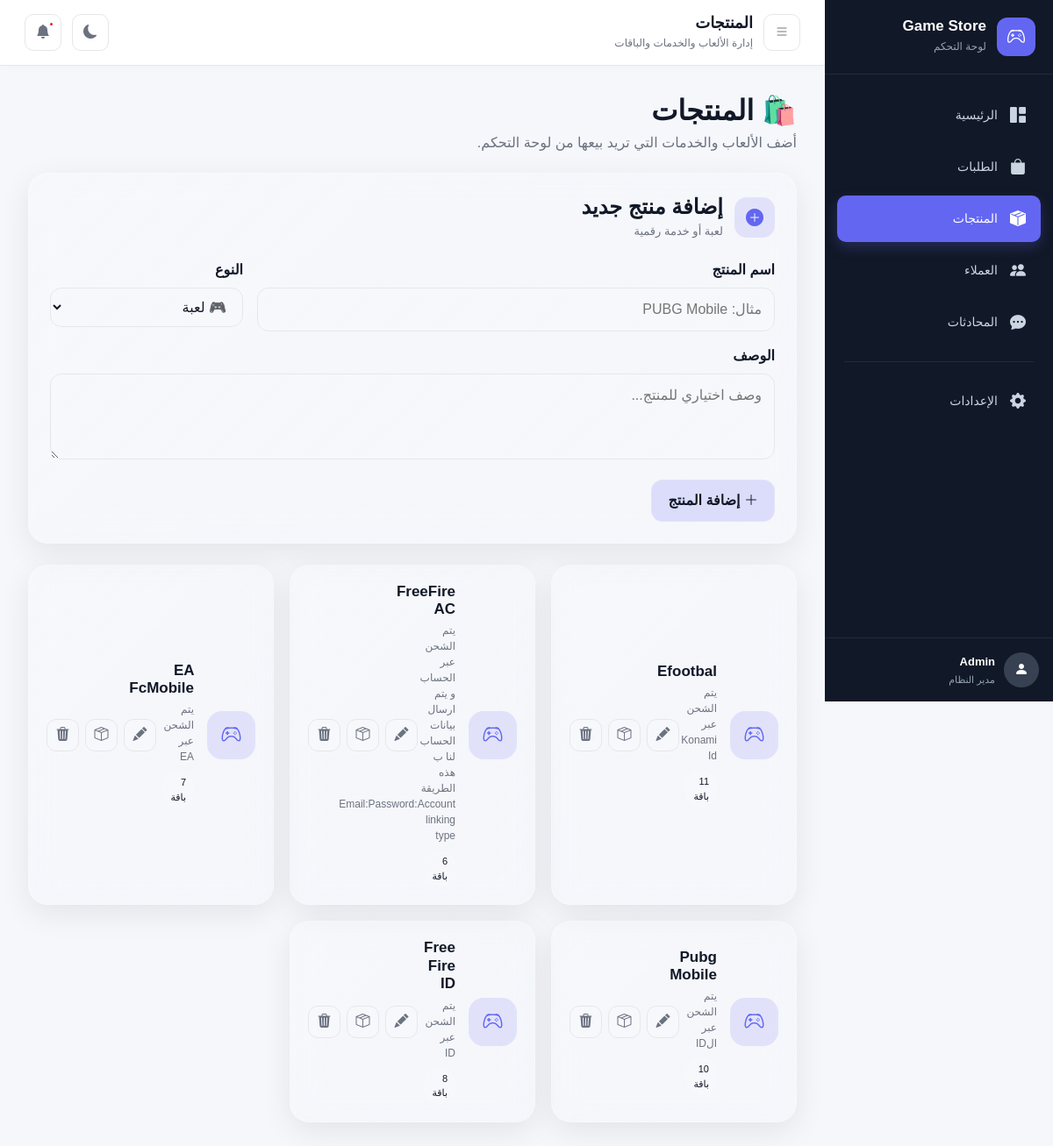
Page /products on the committed database.
### tables this page shows
CREATE TABLE products (
            id INTEGER PRIMARY KEY AUTOINCREMENT,
            name TEXT NOT NULL,
            product_type TEXT NOT NULL DEFAULT 'game',
            description TEXT DEFAULT '',
            image TEXT DEFAULT '',
            active INTEGER NOT NULL DEFAULT 1,
            created_at TIMESTAMP DEFAULT CURRENT_TIMESTAMP
        );

### dashboard.py (the view)
@app.route("/products")
def products():
    conn = get_db()
    products = conn.execute("""
        SELECT p.*, COUNT(pa.id) AS package_count
        FROM products p
        LEFT JOIN packages pa ON pa.product_id = p.id
        GROUP BY p.id
        ORDER BY p.id DESC
    """).fetchall()
    conn.close()
    return render_template("products.html", products=products)

### dashboard.py (called while the page is built)
def get_db():
    conn = sqlite3.connect(DB_NAME)
    conn.row_factory = sqlite3.Row
    return conn

### templates/products.html (shortened to what this page needs)
{% extends "base.html" %}
{% block page_heading %}
المنتجات
{% endblock %}
{% block page_description %}
إدارة الألعاب والخدمات والباقات
{% endblock %}
{% block extra_css %}
<link
    rel="stylesheet"
    href="{{ url_for('static', filename='css/products.css') }}"
>
{% endblock %}
{% block content %}
<div class="products-page">
    <div class="products-header">
        <div>
            <h2>🛍️ المنتجات</h2>
            <p>
                أضف الألعاب والخدمات التي تريد بيعها من لوحة التحكم.
            </p>
        </div>
    </div>
    <div class="product-form-card">
        <div class="card-title">
            <i class="bi bi-plus-circle-fill"></i>
            <div>
                <h4>إضافة منتج جديد</h4>
                <p>
                    لعبة أو خدمة رقمية
                </p>
            </div>
        </div>
        <form
            method="POST"
            action="{{ url_for('add_product') }}"
        >
            <div class="form-grid">
                <div class="form-group">
                    <label>
                        اسم المنتج
                    </label>
                    <input
                        type="text"
                        name="name"
                        placeholder="مثال: PUBG Mobile"
                        required
                    >
                </div>
                <div class="form-group">
                    <label>
                        النوع
                    </label>
                    <select name="product_type">
                        <option value="game">
                            🎮 لعبة
                        </option>
                    </select>
                </div>
            </div>
            <div class="form-group">
                <label>
                    الوصف
                </label>
                <textarea
                    name="description"
                    rows="3"
                    placeholder="وصف اختياري للمنتج..."
                ></textarea>
            </div>
            <button
                type="submit"
                class="glass-button"
            >
                <i class="bi bi-plus-lg"></i>
                إضافة المنتج
            </button>
        </form>
    </div>
    <div class="products-grid">
        {% if products %}
            {% for product in products %}
            <div class="product-card">
                <div class="product-icon">
                    {% if product["product_type"] == "game" %}
                        <i class="bi bi-controller"></i>
                    {% elif product["product_type"] == "service" %}
                        <i class="bi bi-lightning-charge-fill"></i>
                    {% else %}
                        <i class="bi bi-credit-card-fill"></i>
                    {% endif %}
                </div>
                <div class="product-info">
                    <h3>
                        {{ product["name"] }}
                    </h3>
                    <p>
                        {{ product["description"] or "بدون وصف" }}
                    </p>
                    <span class="package-count">
                        {{ product["package_count"] }}
                        باقة
                    </span>
                </div>
                <div class="product-actions">
    <a
        href="{{ url_for('edit_product', product_id=product['id']) }}"
        class="product-action edit-action"
        title="تعديل المنتج"
    >
        <i class="bi bi-pencil-fill"></i>
    </a>
    <a
    href="{{ url_for('packages', product_id=product['id']) }}"
    class="product-action"
    title="إدارة الباقات"
>
    <i class="bi bi-box-seam"></i>
</a>
    <form
        method="POST"
        action="{{ url_for('delete_product', product_id=product['id']) }}"
        onsubmit="return confirm('هل تريد حذف هذا المنتج؟');"
    >
        <button
            type="submit"
            class="product-action delete-action"
            title="حذف"
        >
            <i class="bi bi-trash3-fill"></i>
        </button>
    </form>
</div>
            </div>
            {% endfor %}
        {% endif %}
    </div>
</div>
{% endblock %}

### static/css/style.css (style rules this page uses)
:root { --primary: #6366f1; --primary-hover: #4f46e5; --bg: #f5f7fb; --surface: #ffffff; --surface-secondary: #f8fafc; --text: #111827; --text-secondary: #6b7280; --border: #e5e7eb; --sidebar-bg: #111827; --sidebar-text: #cbd5e1; --sidebar-active: #6366f1; --success: #16a34a; --warning: #d97706; --danger: #dc2626; --info: #2563eb; --shadow: 0 4px 20px rgba(0, 0, 0, 0.06); --sidebar-width: 260px; --transition: 0.25s ease; }
* { box-sizing: border-box; }
html { scroll-behavior: smooth; }
body { margin: 0; padding: 0; font-family: "Tajawal", "Cairo", Arial, sans-serif; background: var(--bg); color: var(--text); transition: background var(--transition), color var(--transition); }

### static/css/products.css (style rules this page uses)
.products-page { padding: 4px; }
.products-header { margin-bottom: 22px; }
.products-header h2 { margin: 0 0 6px; font-weight: 800; }
.products-header p { margin: 0; color: var(--text-secondary); }
.product-form-card, .product-card, .products-empty { background: linear-gradient( 135deg, rgba(255, 255, 255, 0.14), rgba(255, 255, 255, 0.05) ); border: 1px solid rgba(255, 255, 255, 0.16); backdrop-filter: blur(18px); -webkit-backdrop-filter: blur(18px); box-shadow: 0 10px 35px rgba(0, 0, 0, 0.08), inset 0 1px 0 rgba(255, 255, 255, 0.12); border-radius: 22px; }
.product-form-card { padding: 24px; margin-bottom: 24px; }
.card-title { display: flex; align-items: center; gap: 13px; margin-bottom: 22px; }
.card-title > i { width: 46px; height: 46px; display: flex; align-items: center; justify-content: center; border-radius: 14px; background: rgba(99, 102, 241, 0.14); color: var(--primary); font-size: 20px; }
.card-title h4 { margin: 0; font-weight: 800; }
.card-title p { margin: 3px 0 0; color: var(--text-secondary); font-size: 13px; }
.form-grid { display: grid; grid-template-columns: 1fr 220px; gap: 16px; }
.form-group { margin-bottom: 16px; }
.form-group label { display: block; margin-bottom: 8px; font-weight: 700; }
.form-group input, .form-group select, .form-group textarea { width: 100%; border: 1px solid var(--border); background: rgba(255, 255, 255, 0.07); color: var(--text); border-radius: 13px; padding: 12px 14px; outline: none; transition: 0.2s ease; }
.form-group textarea { resize: vertical; }
.glass-button { border: 1px solid rgba(255, 255, 255, 0.18); background: rgba(99, 102, 241, 0.18); color: var(--text); padding: 11px 18px; border-radius: 13px; font-weight: 700; cursor: pointer; transition: 0.2s ease; }
.products-grid { display: grid; grid-template-columns: repeat( auto-fill, minmax(280px, 1fr) ); gap: 18px; }
.product-card { padding: 20px; display: flex; align-items: center; gap: 15px; min-height: 145px; }
.product-icon { flex: 0 0 55px; width: 55px; height: 55px; border-radius: 17px; display: flex; align-items: center; justify-content: center; background: rgba(99, 102, 241, 0.14); color: var(--primary); font-size: 23px; }
.product-info { flex: 1; min-width: 0; }
.product-info h3 { margin: 0 0 5px; font-size: 17px; font-weight: 800; }
.product-info p { margin: 0 0 8px; color: var(--text-secondary); font-size: 12px; }
.package-count { display: inline-block; padding: 4px 9px; border-radius: 999px; background: rgba(255, 255, 255, 0.08); font-size: 11px; }
.product-actions { display: flex; gap: 7px; }
.product-actions form { margin: 0; }
.product-action { width: 37px; height: 37px; border-radius: 11px; border: 1px solid var(--border); background: rgba(255, 255, 255, 0.06); color: var(--text-secondary); display: flex; align-items: center; justify-content: center; cursor: pointer; text-decoration: none; transition: 0.2s ease; }

### rows in the picture
products: product_type "game" (drawn), name "Efootbal", description "يتم الشحن عبر Konami Id", package_count "11"
products: product_type "game" (drawn), name "FreeFire AC", description "يتم الشحن عبر الحساب و يتم ارسال بيانات الحساب لنا ب هذه الطريقة Email:Password:Account linking type", package_count "6"
products: product_type "game" (drawn), name "EA FcMobile", description "يتم الشحن عبر EA", package_count "7"
products: product_type "game" (drawn), name "Pubg Mobile", description "يتم الشحن عبر الID", package_count "10"
products: product_type "game" (drawn), name "Free Fire ID", description "يتم الشحن عبر ID", package_count "8"
